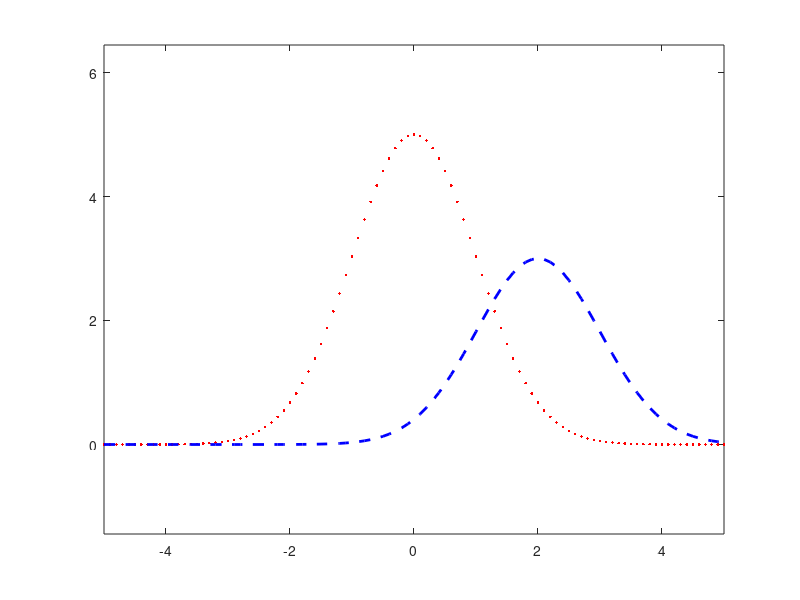
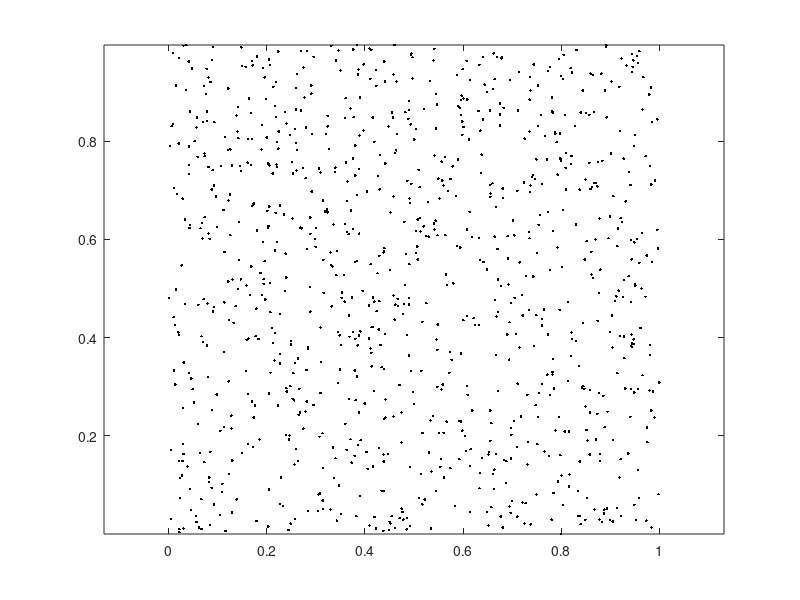
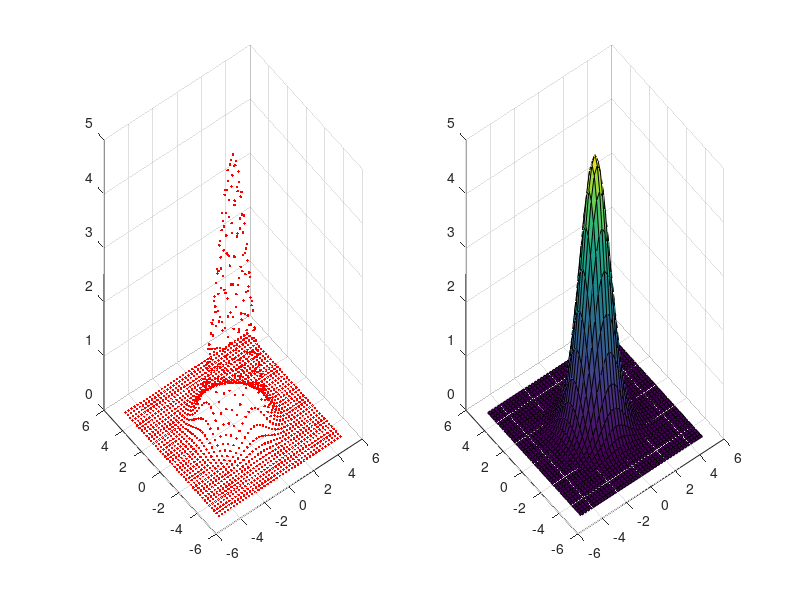

Write MATLAB code to recreate these figures, in order. (Note: this script raises an error after producing the figures.)
% Introduction to basic matlab commands
% Medical Image Analysis (520.433 / 520.623)
% Andrew Lang
% 1/29/2014
%%%%%%%%%
% Edit 01/29/2018. Lianrui Zuo
%% (1) A good way to start every script
clc       % Clear command window
clearvars % Clear all variables. Not recommended to use "clear all" in latest Matlab versions
close all % Close all figures

%% (2) Help files
% Typing 'doc' before any function name shows the documentation for that function (ex. 'doc plot', 'doc repmat')
% Also see 'doc matlab' for basic matlab commands (syntax, plot, math, etc.)

%% (3) Debug commands
% Click the '-' on the left, next to the line numbers, to set a breakpoint
% f5  - run the code up to breakpoint, or continue from current breakpoint
% f10 - step through code one line at a time (from breakpoint)
% f11 - step into a function

%% (4) Other useful shortcuts
% ctrl+r - comment current line
% ctrl+t - uncomment current line
% ctrl+c - terminate current progress
% These commands are different in MacOS. You can customize them in 'preferences' window.
%% (5) Creating vectors

x = [1, 2, 3, 4, 5]  % Create a row vector
x = [1 2 3 4 5]      % Commas are not necessary
x = [1 2 3 4 5];     % use a semi-colon to supress output to the command window

x = [1; 2; 3; 4; 5]  % Create a column vector
x = [1 2 3 4 5]'     % Alternately, transpose a row vector

x = 1:5     % Row vector with values 1, 2, 3, 4, 5
x = 0:3:12  % Row vector with values 0, 3, 6, 9, 12
x = 5:-1:1  % Row vector with values 5, 4, 3, 2, 1

%% (6) Creating matrices
clc

A = [1:5; 6:10; 11:15]  % Create a 3x5 matrix
A = eye(3)     % 3x3 identity matrix
A = ones(3)    % 3x3 matrix of all ones - equivalent to ones(3,3)
A = ones(5,2)  % 5x2 matrix of all ones
A = zeros(5)   % 5x5 matrix of zeros
A = zeros(3,2) % 3x2 matrix of all zeros
A = diag([1 2 3]) % 3x3 diagonal matrix
A = randn(3,2) % 3x2 matrix with iid normal distributed random entries
A = false(3,3) % binary matrix of zeros
A = true(3,3)  % binary matrix of ones

%% (7) Array indexing
% 1. Important - Arrays are indexed by (row, column), not (x, y)
clc

A = zeros(3,3)
A(1,3) = 3         % set a single element (first row, third column)
A(:,1) = [1 2 3]'  % set a column
A(2,:) = [4 5 6]'  % set a row

b = A(1,2)   % get an element
b = A(:,3)   % get a column
b = A(:)     % get the whole matrix as a column vector
B = reshape(b,size(A)) % Reshape back to original size

% 2. Loops are not always necessary
A = rand(3)
for i = 1:size(A,1)      % # of rows
    for j = 1:size(A,2)  % # of columns
        if A(i,j) > 0.5
            A(i,j) = 5;
        else
            A(i,j) = 0;
        end
    end
end
A
% Alternatively:
A = rand(3)
A(A > 0.5) = 5
A(A < 0.5) = 0


% 3. Logical indexing
A = rand(3)
At = A > 0.5 % threshold at 0.5
A(At) = 5    % logical indexing - changes only the true values
A(~At) = 0   % equivalent to A(A<=0.5) = 0

A = rand(3)
A(A<0.8 & A>0.2) = 0 % logical 'AND'
A = rand(3)
A(A>0.8 | A<0.2) = 0 % logical 'OR'

%% (8) Useful matrix functions
clc

A = randn(4,3);

% 1. Size of a matrix
[n_rows, n_cols] = size(A) % Size of the matrix
[~, n_cols] = size(A)      % suppress the 1st output
n_rows = size(A,1)
n_cols = size(A,2)
l = length(A)              % Size of largest dimension (more useful for vectors)

% 2. Matrices combination
B = ones(4,2);

C = cat(2,A,B)      % Combine matrices
C = repmat(A,[2 1]) % Replicate a matrix

% 3. Useful matrix functions 
A = randn(3,3)
[V,D] = eig(A)    % compute eigenvalues and eigenvectors
[S,V,D] = svd(A)  % singular value decomposition

A = randn(3,5)
sumA = sum(A(:))   % sumation over all elements
sumA = sum(sum(A)) % sumation over all elements

%% (9) Arithmetic
clc

% matrix operations
A = 2*ones(3,3);
B = randn(3,3);  
C = 3*A
C = A+B
C = A*B
D = inv(3*eye(3))

% solve simple linear system Ax = b
A = randn(3,3);
b = randn(3,1);
x = inv(A) * b
x = A\b         % equivalent but more efficient than inv(A)*b

% element-wise operations
C = A.*B
C = A.^2

% subtract each element by a same number
C = 1:10;
pt = 2;
D = C - pt * ones(size(C)) % equivalent
D = C - pt                 % equivalent 

%% (10) Plot 2d data points or curve
clc

% plot y = f(x)
x = -5:0.1:5;
y = 5*exp(-x.^2/2/1^2); % a gaussian function

figure
plot(x,y,'.r')  % plot dots
axis equal

% Use 'hold on' to plot multiple things in the same figure
hold on 
y = 3*exp(-(x-2).^2/2/1);
plot(x,y,'--b','LineWidth',2) % plot continous curve, customize line width
hold off

% plot random points
x = rand(1,1000);
y = rand(1,1000); % a gaussian function

figure
plot(x,y,'.k')    % plot dots
axis equal

%% (11) Plot 3d data points or surface
[x,y] = meshgrid(-5:0.25:5, -5:0.25:5); % generate coordinates for 2d grid
% help file of meshgrid:
% [X,Y,Z] = meshgrid(x,y,z) returns the grid cordinates defined by vector
% x, y and z. The grid represented by X, Y and Z has size:
% length(y)-by-length(x)-by-length(z).
z = 5*exp(-(x.^2+y.^2)/2/1^2); 

figure
subplot(121);
plot3(x,y,z,'r.') % plot 3d dots
grid on

subplot(122);
surf(x,y,z)       % plot 3d surface
grid on           % turn on grid

%% (12) Histogram
x = randn(1,1000);
figure
histogram(x,50)

% Another useful function when creating histograms
[counts,bin_edges] = histcounts(x);